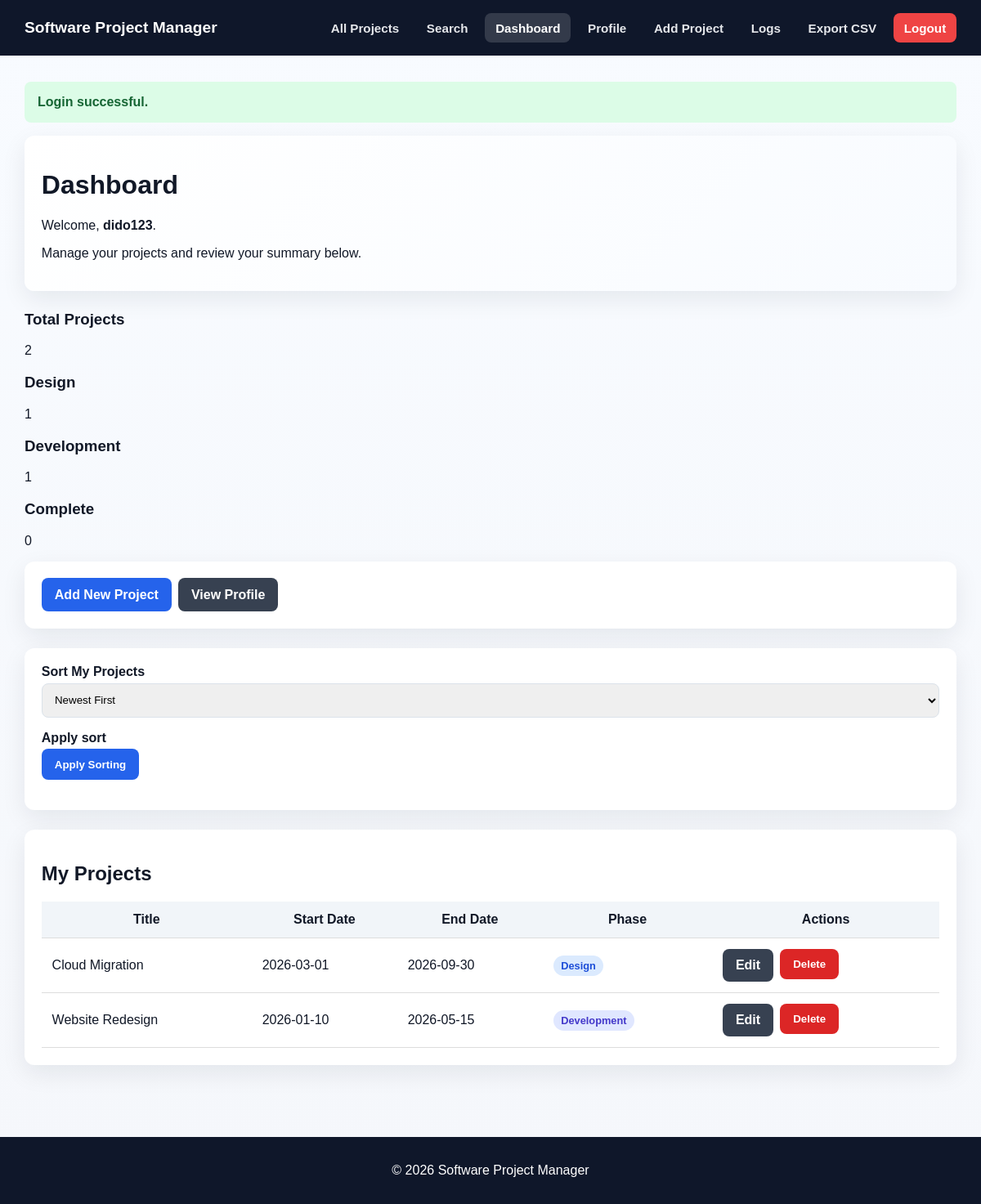
The app's page /public/dashboard.php (signed in) with its own data.
### tables this page shows
CREATE TABLE projects (
    pid INT UNSIGNED AUTO_INCREMENT PRIMARY KEY,
    title VARCHAR(150) NOT NULL,
    start_date DATE NOT NULL,
    end_date DATE DEFAULT NULL,
    short_description TEXT NOT NULL,
    phase ENUM('design', 'development', 'testing', 'deployment', 'complete') NOT NULL,
    uid INT UNSIGNED NOT NULL,
    created_at TIMESTAMP DEFAULT CURRENT_TIMESTAMP,
    updated_at TIMESTAMP DEFAULT CURRENT_TIMESTAMP ON UPDATE CURRENT_TIMESTAMP,
    CONSTRAINT fk_projects_user
        FOREIGN KEY (uid) REFERENCES users(uid)
        ON DELETE CASCADE
        ON UPDATE CASCADE
);

### public/dashboard.php (the view, shortened to what this page needs)
<?php
require_once __DIR__ . '/../includes/functions.php';
$pdo = getPDO();
$userId = currentUserId();
$sort = $_GET['sort'] ?? 'start_desc';
$sortOptions = [
    'start_desc' => 'start_date DESC, pid DESC',
    'start_asc'  => 'start_date ASC, pid ASC',
    'title_asc'  => 'title ASC, pid ASC',
    'title_desc' => 'title DESC, pid DESC'
];
$orderBy = $sortOptions[$sort] ?? $sortOptions['start_desc'];
$summaryStmt = $pdo->prepare("
    SELECT
        COUNT(*) AS total_projects,
        SUM(phase = 'design') AS design_count,
        SUM(phase = 'development') AS development_count,
        SUM(phase = 'complete') AS complete_count
    FROM projects
    WHERE uid = :uid
");
$summaryStmt->execute(['uid' => $userId]);
$summary = $summaryStmt->fetch();
$countStmt = $pdo->prepare("SELECT COUNT(*) FROM projects WHERE uid = :uid");
$countStmt->execute(['uid' => $userId]);
$totalProjects = (int) $countStmt->fetchColumn();
$pagination = paginate($totalProjects, 5);
$stmt = $pdo->prepare("
    SELECT pid, title, start_date, end_date, phase
    FROM projects
    WHERE uid = :uid
    ORDER BY {$orderBy}
    LIMIT :limit OFFSET :offset
");
$stmt->bindValue(':uid', $userId, PDO::PARAM_INT);
$stmt->bindValue(':limit', $pagination['per_page'], PDO::PARAM_INT);
$stmt->bindValue(':offset', $pagination['offset'], PDO::PARAM_INT);
$stmt->execute();
$projects = $stmt->fetchAll();
require_once __DIR__ . '/../includes/header.php';
?>
<div class="card hero-card">
    <h1>Dashboard</h1>
    <p>Welcome, <strong><?= e((string) currentUsername()) ?></strong>.</p>
    <p class="small-text">Manage your projects and review your summary below.</p>
</div>
<div class="summary-grid">
    <?= renderSummaryCard('Total Projects', (string) ($summary['total_projects'] ?? 0)) ?>
    <?= renderSummaryCard('Design', (string) ($summary['design_count'] ?? 0)) ?>
    <?= renderSummaryCard('Development', (string) ($summary['development_count'] ?? 0)) ?>
    <?= renderSummaryCard('Complete', (string) ($summary['complete_count'] ?? 0)) ?>
</div>
<div class="card">
    <div class="actions">
        <a class="btn" href="add_project.php">Add New Project</a>
        <a class="btn btn-secondary" href="profile.php">View Profile</a>
    </div>
</div>
<div class="card">
    <form method="GET" action="dashboard.php" class="search-bar">
        <div class="form-group">
            <label for="sort">Sort My Projects</label>
            <select name="sort" id="sort">
                <option value="start_desc" <?= $sort === 'start_desc' ? 'selected' : '' ?>>Newest First</option>
            </select>
        </div>
        <div class="form-group sort-button-wrap">
            <label class="visually-hidden" for="dashboard-sort-submit">Apply sort</label>
            <button id="dashboard-sort-submit" type="submit">Apply Sorting</button>
        </div>
    </form>
</div>
<div class="card">
    <h2>My Projects</h2>
    <?php if (!$projects): ?>
        <p>You have not added any projects yet.</p>
    <?php else: ?>
        <div class="table-wrap">
            <table>
                <thead>
                    <tr>
                        <th>Title</th>
                        <th>Start Date</th>
                        <th>End Date</th>
                        <th>Phase</th>
                        <th>Actions</th>
                    </tr>
                </thead>
                <tbody>
                    <?php foreach ($projects as $project): ?>
                        <tr>
                            <td><?= e($project['title']) ?></td>
                            <td><?= e($project['start_date']) ?></td>
                            <td><?= e($project['end_date'] ?? 'Not set') ?></td>
                            <td><span class="badge badge-<?= e($project['phase']) ?>"><?= e(phaseLabel($project['phase'])) ?></span></td>
                            <td>
                                <div class="actions">
                                    <a class="btn btn-secondary btn-sm" href="edit_project.php?id=<?= (int) $project['pid'] ?>">Edit</a>
                                    <form method="GET" action="delete_project.php" class="inline-form">
                                        <button type="submit" class="btn btn-danger btn-sm">Delete</button>
                                    </form>
                                </div>
                            </td>
                        </tr>
                    <?php endforeach; ?>
                </tbody>
            </table>
        </div>
    <?php endif; ?>
</div>
<?php require_once __DIR__ . '/../includes/footer.php'; ?>

### public/assets/css/style.css (style rules this page uses)
* { box-sizing: border-box; }
:root { --bg: #f5f7fb; --surface: #ffffff; --surface-alt: #f8fafc; --text: #111827; --muted: #6b7280; --primary: #2563eb; --primary-dark: #1d4ed8; --secondary: #374151; --secondary-dark: #1f2937; --danger: #dc2626; --danger-dark: #b91c1c; --success: #166534; --success-bg: #dcfce7; --error-bg: #fee2e2; --error-text: #991b1b; --border: #dbe2ea; --shadow: 0 10px 30px rgba(15, 23, 42, 0.08); --radius: 14px; }
body { margin: 0; font-family: Arial, Helvetica, sans-serif; background: linear-gradient(180deg, #f8fbff 0%, #f5f7fb 100%); color: var(--text); }
.card { background: #fff; padding: 1.3rem; border-radius: 12px; box-shadow: var(--shadow); margin-bottom: 1.5rem; }
.hero-card { background: linear-gradient(135deg, #ffffff 0%, #f8fbff 100%); }
.form-group { margin-bottom: 1rem; }
label { font-weight: bold; display: block; margin-bottom: 0.3rem; }
input, select, textarea { width: 100%; padding: 0.7rem; border-radius: 8px; border: 1px solid var(--border); }
button, .btn { background: var(--primary); color: #fff; padding: 0.7rem 1rem; border-radius: 8px; border: none; cursor: pointer; font-weight: bold; text-decoration: none; }
.btn-secondary { background: var(--secondary); }
.btn-danger { background: var(--danger); }
.actions { display: flex; gap: 0.5rem; flex-wrap: wrap; }
.table-wrap { overflow-x: auto; }
table { width: 100%; border-collapse: collapse; }
th, td { padding: 0.8rem; border-bottom: 1px solid #ddd; }
th { background: #f1f5f9; }
.badge { padding: 0.3rem 0.6rem; border-radius: 20px; font-size: 0.8rem; font-weight: bold; }
.badge-design { background: #dbeafe; color: #1d4ed8; }
.badge-development { background: #e0e7ff; color: #4338ca; }

### records on screen
projects: title "Cloud Migration", start_date "2026-03-01", end_date "2026-09-30", phase "Design"
projects: title "Website Redesign", start_date "2026-01-10", end_date "2026-05-15", phase "Development"

### other values on screen
APP_NAME "Software Project Manager"
$flash['message'] "Login successful."
currentUsername() "dido123"
$title "Total Projects Design Development Complete"
$value "2 1 1 0"
